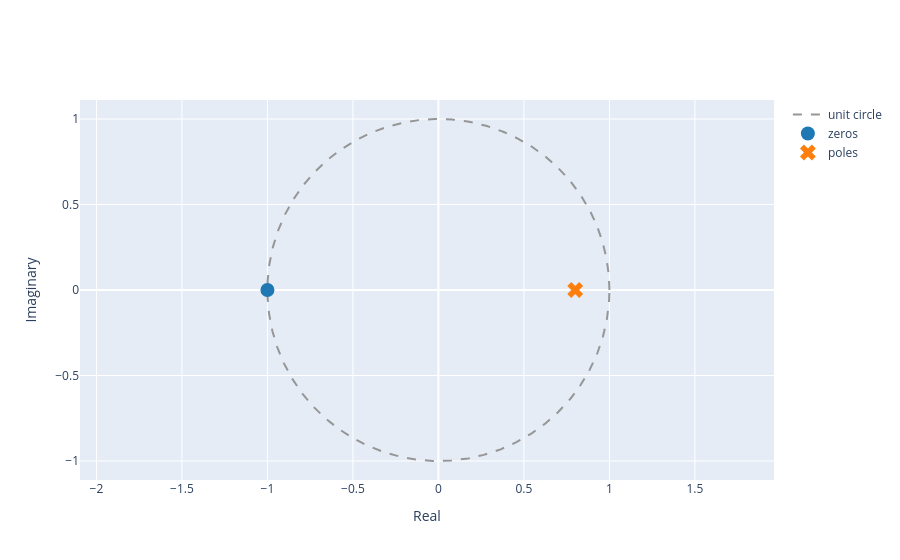

This figure's notebook cell:
### Markdown cell above
iii. Use the function  `plot_zeros_poles(z, p)` to plot the zeros and poles found in ii.

### Code cell
from util import plot_zeros_poles

# Plot
plot_zeros_poles(zeros, poles)

### Figure 1 — Plotly figure (JSON) as saved in the notebook; plotly's stock layout.template omitted (floating-point values rounded to 4 significant figures; data arrays with more than 128 entries replaced by an {"elided": "..."} marker saying what was removed)
{"data": [{"line": {"color": "rgb(150,150,150)", "dash": "dash", "shape": "linear"}, "mode": "lines", "name": "unit circle", "type": "scatter", "x": {"elided": "1000 float values"}, "y": {"elided": "1000 float values"}}, {"marker": {"color": "#1f77b4", "size": 14, "symbol": "circle"}, "mode": "markers", "name": "zeros", "type": "scatter", "x": [-1.0], "y": [0.0]}, {"marker": {"color": "#ff7f0e", "size": 14, "symbol": "x"}, "mode": "markers", "name": "poles", "type": "scatter", "x": [0.8], "y": [0.0]}], "layout": {"xaxis": {"title": {"text": "Real"}}, "yaxis": {"scaleanchor": "x", "scaleratio": 1, "title": {"text": "Imaginary"}}}}
